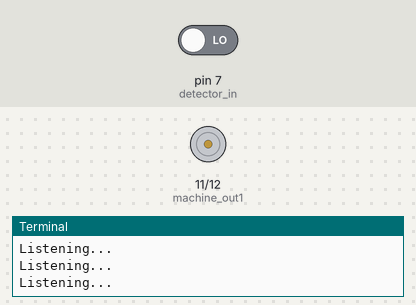
The program below on a simulated Raspberry Pi (header pin numbers). On the bench: motor-driver pin pairs drawn as motors (green arrow = first pin HIGH = forward, orange = second pin HIGH = backward, longer = more drive), the last lines printed to the terminal. The test bench sets the inputs (shaded band); at power-on: pin 7 (detector_in) LOW. The clock reads 2024-03-15 10:24:30 at power-on unless the program sets it.

Above: at 1.2 s.
1.3 s: pin 7 (detector_in) driven HIGH
At 2.3 s:
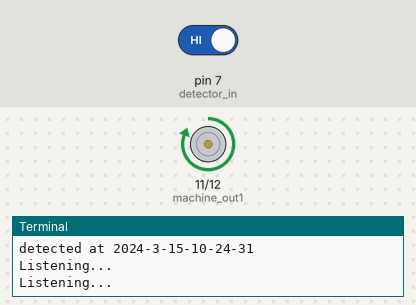
Timing chart, 0 to 4.3 s (numbered marks = the images above; inputs shaded):
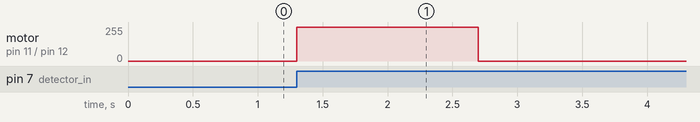

The program:

detectWithCallback.py
```python
import RPi.GPIO as GPIO
import time
GPIO.setmode( GPIO.BOARD)
detector_in = 7
machine_out1 = 11
machine_out2 = 12
GPIO.setup(detector_in, GPIO.IN)
GPIO.setmode( GPIO.BOARD)
GPIO.setup( machine_out1, GPIO.OUT)
GPIO.setup( machine_out2, GPIO.OUT)
def myCallback( channel):
    #sleep for an hour if the current hour is between 0 o'clock and 5 o'clock, which means that detector would not work at deep night and early morning from 0:00 to 6:00
    current_hour = time.localtime().tm_hour
    if current_hour >= 0 and current_hour <= 5:
        time.sleep(3600)
    if GPIO.input( detector_in):
        # print the current time at std.out
        current_time = time.localtime()
        print "detected at " + str( current_time.tm_year) + "-" + str( current_time.tm_mon) + "-" + str( current_time.tm_mday) + "-" + str( current_time.tm_hour) + "-" + str( current_time.tm_min) + "-" + str( current_time.tm_sec)
        # start the machine
        GPIO.output( machine_out1, GPIO.HIGH)
        GPIO.output( machine_out2, GPIO.LOW)
        # do running the machine while the detector response True and the machine working for less than 1.4 seconds
        t = 0
        while GPIO.input( detector_in) and t < 2:
            t = t + 1
            time.sleep(0.7)
        # stop the machine
        GPIO.output( machine_out1, GPIO.LOW)
        GPIO.output( machine_out2, GPIO.LOW)
        # let the detector rest for 3 seconds after run the machine
        time.sleep(3)
    else:
        # sleep the detector for 1 seconds
        time.sleep(1)
GPIO.add_event_detect( detector_in, GPIO.RISING, callback=myCallback, bouncetime=200)
try:
    while True:
        print "Listening..."
        time.sleep(0.5)
except KeyboardInterrupt:
    print "quit by keyboard"
except:
    print "other exception"
finally:
    GPIO.cleanup()
```

Measured:
- after the input at 1.3 s, motor on pin 11 (machine_out1) / pin 12 (machine_out2): stopped → forward 255/255 at once, → stopped 1.4 s later
